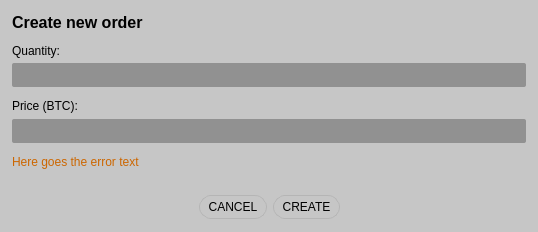
<?xml version="1.0" encoding="UTF-8"?>
<ui version="4.0">
 <class>Form</class>
 <widget class="QWidget" name="Form">
  <property name="geometry">
   <rect>
    <x>0</x>
    <y>0</y>
    <width>538</width>
    <height>232</height>
   </rect>
  </property>
  <property name="sizePolicy">
   <sizepolicy hsizetype="Expanding" vsizetype="Expanding">
    <horstretch>0</horstretch>
    <verstretch>0</verstretch>
   </sizepolicy>
  </property>
  <property name="minimumSize">
   <size>
    <width>0</width>
    <height>0</height>
   </size>
  </property>
  <property name="maximumSize">
   <size>
    <width>16777215</width>
    <height>16777215</height>
   </size>
  </property>
  <property name="cursor">
   <cursorShape>ArrowCursor</cursorShape>
  </property>
  <property name="windowTitle">
   <string>Form</string>
  </property>
  <property name="autoFillBackground">
   <bool>false</bool>
  </property>
  <property name="styleSheet">
   <string notr="true">QWidget {
background-color: #c6c6c6;
border-radius: 2px;
}
QToolButton {
border: 1px solid #B5B5B5;
border-radius: 12px;
color: black;
padding-left: 4px;
padding-right: 4px;
}
QToolButton::hover {
border: 1px solid white;
color: black;
}
QLineEdit, QTextEdit {
background-color: #919191;
border: none;
color: #5e5e5e;
padding: 4px;
margin-top: 4px;
}</string>
  </property>
  <layout class="QVBoxLayout" name="verticalLayout">
   <property name="spacing">
    <number>0</number>
   </property>
   <property name="sizeConstraint">
    <enum>QLayout::SetMinimumSize</enum>
   </property>
   <property name="leftMargin">
    <number>0</number>
   </property>
   <property name="topMargin">
    <number>0</number>
   </property>
   <property name="rightMargin">
    <number>0</number>
   </property>
   <property name="bottomMargin">
    <number>0</number>
   </property>
   <item>
    <widget class="QWidget" name="dialog_main_container" native="true">
     <property name="sizePolicy">
      <sizepolicy hsizetype="Expanding" vsizetype="Expanding">
       <horstretch>0</horstretch>
       <verstretch>0</verstretch>
      </sizepolicy>
     </property>
     <property name="styleSheet">
      <string notr="true">color: black;</string>
     </property>
     <layout class="QVBoxLayout" name="verticalLayout_2">
      <property name="spacing">
       <number>0</number>
      </property>
      <property name="sizeConstraint">
       <enum>QLayout::SetMinimumSize</enum>
      </property>
      <property name="leftMargin">
       <number>12</number>
      </property>
      <property name="topMargin">
       <number>12</number>
      </property>
      <property name="rightMargin">
       <number>12</number>
      </property>
      <property name="bottomMargin">
       <number>12</number>
      </property>
      <item>
       <widget class="QLabel" name="new_order_title_label">
        <property name="sizePolicy">
         <sizepolicy hsizetype="Preferred" vsizetype="Fixed">
          <horstretch>0</horstretch>
          <verstretch>0</verstretch>
         </sizepolicy>
        </property>
        <property name="minimumSize">
         <size>
          <width>0</width>
          <height>20</height>
         </size>
        </property>
        <property name="maximumSize">
         <size>
          <width>16777215</width>
          <height>20</height>
         </size>
        </property>
        <property name="styleSheet">
         <string notr="true">font-size: 16px; font-weight: bold;</string>
        </property>
        <property name="text">
         <string>Create new order</string>
        </property>
       </widget>
      </item>
      <item>
       <spacer name="verticalSpacer">
        <property name="orientation">
         <enum>Qt::Vertical</enum>
        </property>
        <property name="sizeType">
         <enum>QSizePolicy::Fixed</enum>
        </property>
        <property name="sizeHint" stdset="0">
         <size>
          <width>20</width>
          <height>10</height>
         </size>
        </property>
       </spacer>
      </item>
      <item>
       <widget class="QLabel" name="quantity_label">
        <property name="text">
         <string>Quantity:</string>
        </property>
       </widget>
      </item>
      <item>
       <widget class="QLineEdit" name="order_quantity_input">
        <property name="styleSheet">
         <string notr="true"/>
        </property>
       </widget>
      </item>
      <item>
       <spacer name="verticalSpacer_3">
        <property name="orientation">
         <enum>Qt::Vertical</enum>
        </property>
        <property name="sizeType">
         <enum>QSizePolicy::Minimum</enum>
        </property>
        <property name="sizeHint" stdset="0">
         <size>
          <width>20</width>
          <height>10</height>
         </size>
        </property>
       </spacer>
      </item>
      <item>
       <widget class="QLabel" name="price_label">
        <property name="text">
         <string>Price (BTC):</string>
        </property>
       </widget>
      </item>
      <item>
       <widget class="QLineEdit" name="order_price_input"/>
      </item>
      <item>
       <spacer name="verticalSpacer_2">
        <property name="orientation">
         <enum>Qt::Vertical</enum>
        </property>
        <property name="sizeType">
         <enum>QSizePolicy::Fixed</enum>
        </property>
        <property name="sizeHint" stdset="0">
         <size>
          <width>20</width>
          <height>10</height>
         </size>
        </property>
       </spacer>
      </item>
      <item>
       <widget class="QLabel" name="error_text_label">
        <property name="styleSheet">
         <string notr="true">color: #cc6600;</string>
        </property>
        <property name="text">
         <string>Here goes the error text</string>
        </property>
       </widget>
      </item>
     </layout>
    </widget>
   </item>
   <item>
    <widget class="QWidget" name="dialog_button_container" native="true">
     <property name="sizePolicy">
      <sizepolicy hsizetype="Preferred" vsizetype="Fixed">
       <horstretch>0</horstretch>
       <verstretch>0</verstretch>
      </sizepolicy>
     </property>
     <property name="minimumSize">
      <size>
       <width>0</width>
       <height>50</height>
      </size>
     </property>
     <property name="maximumSize">
      <size>
       <width>16777215</width>
       <height>50</height>
      </size>
     </property>
     <property name="styleSheet">
      <string notr="true"/>
     </property>
     <layout class="QHBoxLayout" name="horizontalLayout">
      <property name="leftMargin">
       <number>12</number>
      </property>
      <property name="topMargin">
       <number>12</number>
      </property>
      <property name="rightMargin">
       <number>12</number>
      </property>
      <property name="bottomMargin">
       <number>12</number>
      </property>
      <item>
       <spacer name="horizontalSpacer">
        <property name="orientation">
         <enum>Qt::Horizontal</enum>
        </property>
        <property name="sizeHint" stdset="0">
         <size>
          <width>40</width>
          <height>20</height>
         </size>
        </property>
       </spacer>
      </item>
      <item>
       <widget class="QToolButton" name="cancel_button">
        <property name="sizePolicy">
         <sizepolicy hsizetype="Preferred" vsizetype="Fixed">
          <horstretch>0</horstretch>
          <verstretch>0</verstretch>
         </sizepolicy>
        </property>
        <property name="minimumSize">
         <size>
          <width>0</width>
          <height>24</height>
         </size>
        </property>
        <property name="maximumSize">
         <size>
          <width>16777215</width>
          <height>24</height>
         </size>
        </property>
        <property name="cursor">
         <cursorShape>PointingHandCursor</cursorShape>
        </property>
        <property name="text">
         <string>CANCEL</string>
        </property>
       </widget>
      </item>
      <item>
       <widget class="QToolButton" name="create_button">
        <property name="minimumSize">
         <size>
          <width>0</width>
          <height>24</height>
         </size>
        </property>
        <property name="maximumSize">
         <size>
          <width>16777215</width>
          <height>24</height>
         </size>
        </property>
        <property name="cursor">
         <cursorShape>PointingHandCursor</cursorShape>
        </property>
        <property name="styleSheet">
         <string notr="true"/>
        </property>
        <property name="text">
         <string>CREATE</string>
        </property>
       </widget>
      </item>
      <item>
       <spacer name="horizontalSpacer_2">
        <property name="orientation">
         <enum>Qt::Horizontal</enum>
        </property>
        <property name="sizeHint" stdset="0">
         <size>
          <width>40</width>
          <height>20</height>
         </size>
        </property>
       </spacer>
      </item>
     </layout>
    </widget>
   </item>
  </layout>
 </widget>
 <resources/>
 <connections/>
</ui>
